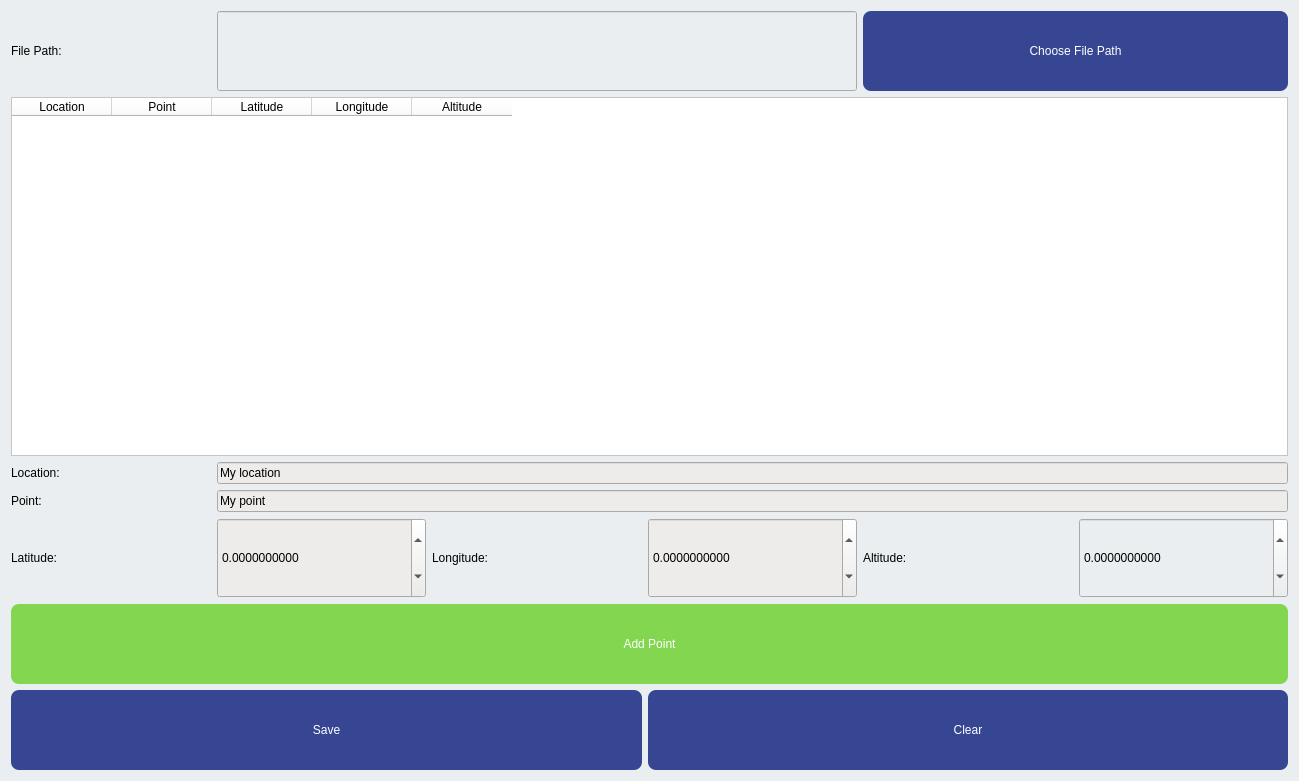
<?xml version="1.0" encoding="UTF-8"?>
<ui version="4.0">
 <class>MainWindow</class>
 <widget class="QMainWindow" name="MainWindow">
  <property name="geometry">
   <rect>
    <x>0</x>
    <y>0</y>
    <width>1299</width>
    <height>781</height>
   </rect>
  </property>
  <property name="windowTitle">
   <string>GoGo-PolygonCreator</string>
  </property>
  <property name="windowIcon">
   <iconset resource="resources.qrc">
    <normaloff>:/images/icon.png</normaloff>:/images/icon.png</iconset>
  </property>
  <property name="styleSheet">
   <string notr="true">font: 20pt &quot;Roboto&quot;;
background-color: rgb(234, 238, 240);
color: rgb(0,0,0);</string>
  </property>
  <widget class="QWidget" name="centralWidget">
   <layout class="QGridLayout" name="gridLayout">
    <item row="0" column="0">
     <widget class="QLabel" name="label">
      <property name="maximumSize">
       <size>
        <width>200</width>
        <height>16777215</height>
       </size>
      </property>
      <property name="text">
       <string>File Path:</string>
      </property>
     </widget>
    </item>
    <item row="4" column="4">
     <widget class="QLabel" name="label_2">
      <property name="text">
       <string>Altitude:</string>
      </property>
     </widget>
    </item>
    <item row="4" column="1">
     <widget class="QDoubleSpinBox" name="latitude">
      <property name="sizePolicy">
       <sizepolicy hsizetype="Preferred" vsizetype="Preferred">
        <horstretch>0</horstretch>
        <verstretch>0</verstretch>
       </sizepolicy>
      </property>
      <property name="styleSheet">
       <string notr="true">background-color: rgb(237, 236, 235);</string>
      </property>
      <property name="decimals">
       <number>10</number>
      </property>
      <property name="minimum">
       <double>-999999999999999983222784.000000000000000</double>
      </property>
      <property name="maximum">
       <double>1000000000000000000000.000000000000000</double>
      </property>
     </widget>
    </item>
    <item row="3" column="1" colspan="5">
     <widget class="QLineEdit" name="point">
      <property name="minimumSize">
       <size>
        <width>0</width>
        <height>0</height>
       </size>
      </property>
      <property name="styleSheet">
       <string notr="true">background-color: rgb(237, 236, 235);</string>
      </property>
      <property name="text">
       <string>My point</string>
      </property>
     </widget>
    </item>
    <item row="5" column="0" colspan="6">
     <widget class="QPushButton" name="addPointButton">
      <property name="sizePolicy">
       <sizepolicy hsizetype="Preferred" vsizetype="Preferred">
        <horstretch>0</horstretch>
        <verstretch>0</verstretch>
       </sizepolicy>
      </property>
      <property name="minimumSize">
       <size>
        <width>0</width>
        <height>80</height>
       </size>
      </property>
      <property name="styleSheet">
       <string notr="true">font: 20pt &quot;Roboto&quot;;
background-color: rgb(130, 214, 80);
border-radius: 8px;
color: rgb(255,255,255);</string>
      </property>
      <property name="text">
       <string>Add Point</string>
      </property>
     </widget>
    </item>
    <item row="6" column="0" colspan="3">
     <widget class="QPushButton" name="savePointsButton">
      <property name="sizePolicy">
       <sizepolicy hsizetype="Minimum" vsizetype="Preferred">
        <horstretch>0</horstretch>
        <verstretch>0</verstretch>
       </sizepolicy>
      </property>
      <property name="minimumSize">
       <size>
        <width>0</width>
        <height>80</height>
       </size>
      </property>
      <property name="styleSheet">
       <string notr="true">background-color: rgb(54, 70, 146);
font: 20pt &quot;Roboto&quot;;
border-radius: 8px;
color: rgb(255,255,255);</string>
      </property>
      <property name="text">
       <string>Save</string>
      </property>
     </widget>
    </item>
    <item row="0" column="1" colspan="3">
     <widget class="QLineEdit" name="path">
      <property name="sizePolicy">
       <sizepolicy hsizetype="Expanding" vsizetype="Preferred">
        <horstretch>0</horstretch>
        <verstretch>0</verstretch>
       </sizepolicy>
      </property>
     </widget>
    </item>
    <item row="6" column="3" colspan="3">
     <widget class="QPushButton" name="clearPointsButton">
      <property name="sizePolicy">
       <sizepolicy hsizetype="Preferred" vsizetype="Preferred">
        <horstretch>0</horstretch>
        <verstretch>0</verstretch>
       </sizepolicy>
      </property>
      <property name="minimumSize">
       <size>
        <width>0</width>
        <height>80</height>
       </size>
      </property>
      <property name="styleSheet">
       <string notr="true">background-color: rgb(54, 70, 146);
font: 20pt &quot;Roboto&quot;;
border-radius: 8px;
color: rgb(255,255,255);</string>
      </property>
      <property name="text">
       <string>Clear</string>
      </property>
     </widget>
    </item>
    <item row="0" column="4" colspan="2">
     <widget class="QPushButton" name="openDestinationButton">
      <property name="sizePolicy">
       <sizepolicy hsizetype="Preferred" vsizetype="Preferred">
        <horstretch>0</horstretch>
        <verstretch>0</verstretch>
       </sizepolicy>
      </property>
      <property name="minimumSize">
       <size>
        <width>200</width>
        <height>80</height>
       </size>
      </property>
      <property name="styleSheet">
       <string notr="true">background-color: rgb(54, 70, 146);
font: 20pt &quot;Roboto&quot;;
border-radius: 8px;
color: rgb(255,255,255);</string>
      </property>
      <property name="text">
       <string>Choose File Path</string>
      </property>
     </widget>
    </item>
    <item row="2" column="1" colspan="5">
     <widget class="QLineEdit" name="element">
      <property name="sizePolicy">
       <sizepolicy hsizetype="Expanding" vsizetype="Preferred">
        <horstretch>0</horstretch>
        <verstretch>0</verstretch>
       </sizepolicy>
      </property>
      <property name="minimumSize">
       <size>
        <width>0</width>
        <height>0</height>
       </size>
      </property>
      <property name="styleSheet">
       <string notr="true">background-color: rgb(237, 236, 235);</string>
      </property>
      <property name="text">
       <string>My location</string>
      </property>
     </widget>
    </item>
    <item row="4" column="3">
     <widget class="QDoubleSpinBox" name="longitude">
      <property name="sizePolicy">
       <sizepolicy hsizetype="Preferred" vsizetype="Preferred">
        <horstretch>0</horstretch>
        <verstretch>0</verstretch>
       </sizepolicy>
      </property>
      <property name="styleSheet">
       <string notr="true">background-color: rgb(237, 236, 235);</string>
      </property>
      <property name="decimals">
       <number>10</number>
      </property>
      <property name="minimum">
       <double>-999999999999999939709166371603178586112.000000000000000</double>
      </property>
      <property name="maximum">
       <double>999999999999999945575230987042816.000000000000000</double>
      </property>
     </widget>
    </item>
    <item row="2" column="0">
     <widget class="QLabel" name="label_3">
      <property name="text">
       <string>Location:</string>
      </property>
     </widget>
    </item>
    <item row="4" column="0">
     <widget class="QLabel" name="label_5">
      <property name="text">
       <string>Latitude:</string>
      </property>
     </widget>
    </item>
    <item row="4" column="2">
     <widget class="QLabel" name="label_6">
      <property name="text">
       <string>Longitude:</string>
      </property>
     </widget>
    </item>
    <item row="3" column="0">
     <widget class="QLabel" name="label_4">
      <property name="text">
       <string>Point:</string>
      </property>
     </widget>
    </item>
    <item row="4" column="5">
     <widget class="QDoubleSpinBox" name="altitude">
      <property name="sizePolicy">
       <sizepolicy hsizetype="Preferred" vsizetype="Preferred">
        <horstretch>0</horstretch>
        <verstretch>0</verstretch>
       </sizepolicy>
      </property>
      <property name="minimumSize">
       <size>
        <width>0</width>
        <height>80</height>
       </size>
      </property>
      <property name="decimals">
       <number>10</number>
      </property>
      <property name="minimum">
       <double>-999999999999999939709166371603178586112.000000000000000</double>
      </property>
      <property name="maximum">
       <double>999999999999999945575230987042816.000000000000000</double>
      </property>
     </widget>
    </item>
    <item row="1" column="0" colspan="6">
     <widget class="QTableWidget" name="points">
      <property name="sizePolicy">
       <sizepolicy hsizetype="Preferred" vsizetype="Expanding">
        <horstretch>0</horstretch>
        <verstretch>0</verstretch>
       </sizepolicy>
      </property>
      <property name="styleSheet">
       <string notr="true">color: rgb(0, 0, 0);
background-color: rgb(255, 255, 255);</string>
      </property>
      <property name="sizeAdjustPolicy">
       <enum>QAbstractScrollArea::AdjustToContents</enum>
      </property>
      <column>
       <property name="text">
        <string>Location</string>
       </property>
      </column>
      <column>
       <property name="text">
        <string>Point</string>
       </property>
      </column>
      <column>
       <property name="text">
        <string>Latitude</string>
       </property>
      </column>
      <column>
       <property name="text">
        <string>Longitude</string>
       </property>
      </column>
      <column>
       <property name="text">
        <string>Altitude</string>
       </property>
      </column>
     </widget>
    </item>
   </layout>
  </widget>
 </widget>
 <layoutdefault spacing="6" margin="11"/>
 <resources>
  <include location="resources.qrc"/>
 </resources>
 <connections/>
</ui>
